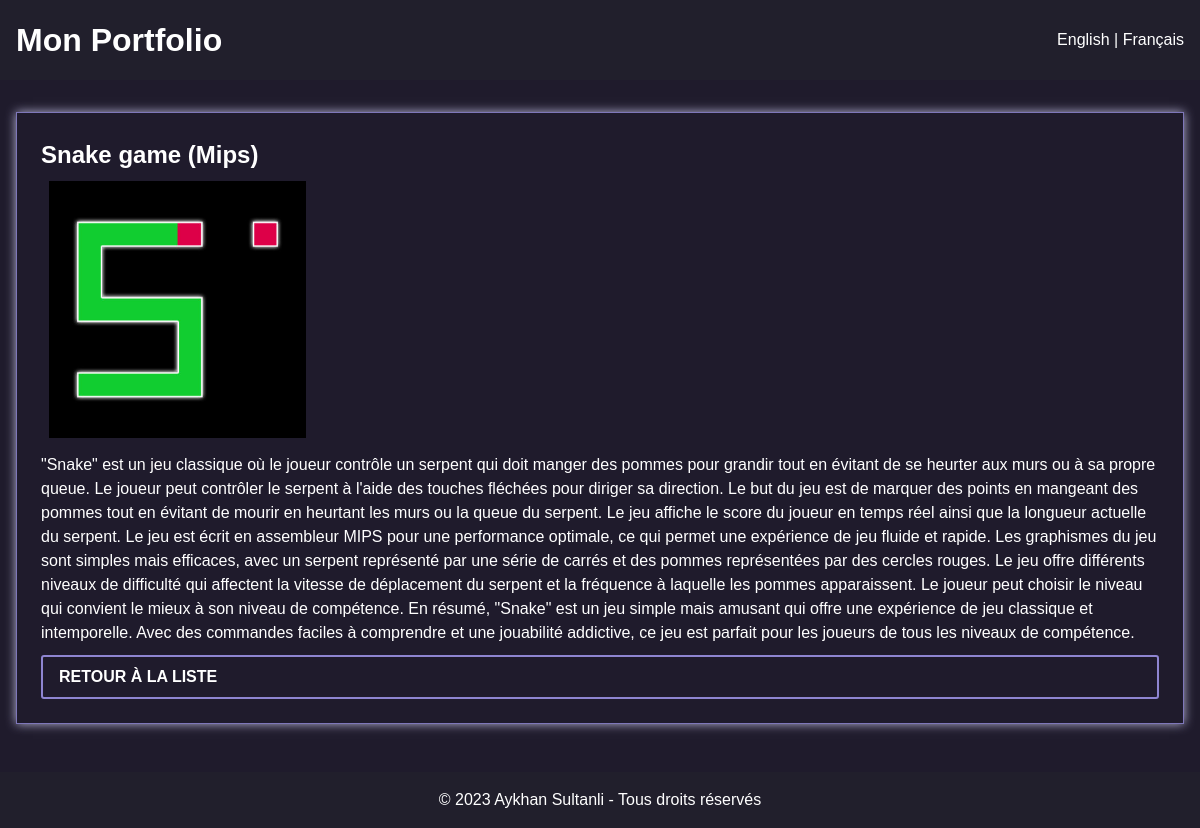
/project.php?id=1&lang=fr, run on the app's committed database.
### tables this page shows
CREATE TABLE `Projects` (
  `projectId` int NOT NULL,
  `Name` varchar(255) NOT NULL,
  `description_fr` text NOT NULL,
  `Photo` varchar(255) NOT NULL,
  `FullDescription` text,
  `description_en` text NOT NULL,
  `FullDescription_en` text NOT NULL
);

### lang/fr_version.php (called while the page is built)
<?php
return [
    'lang' => 'fr',
    'charset' => 'UTF-8',
    'viewport' => 'width=device-width, initial-scale=1.0',
    'title' => 'Mon Portefolio',
    'presentation' => 'Présentation',
    'welcome' => 'Bienvenue sur mon site! Je suis un développeur web passionné qui aime créer des sites web modernes et fonctionnels.',
    'projects' => 'Projets',
    'name' => 'Name',
    'description' => 'FullDescription',
    'learn_more' => 'En savoir plus',
    'contact' => 'Contact',
    'footer' => 'Aykhan Sultanli - Tous droits réservés',
    'header' => 'Mon Portfolio',
    'linkedin' => 'Profil LinkedIn',
    'back_to_list' => 'Retour à la liste',
    'name' => 'Name',
    'Email' => 'E-mail',
    'message' => 'Message',
    'send' => 'Envoyer',
];

### project.php (the view, shortened to what this page needs)
<?php
$host = 'localhost';
$dbname = 'Projects';
$username = 'root';
$password = 'sikiminbashi';
$id = isset($_GET['id']) ? $_GET['id'] : '';
$language = 'en';
if (isset($_GET['lang']) && $_GET['lang'] === 'fr') {
    $language = 'fr';
}
if ($language === 'fr') {
    $language_vars = include 'lang/fr_version.php';
} else {
    $language_vars = include 'lang/en_version.php';
}
try {
    $pdo = new PDO("mysql:host=$host;dbname=$dbname", $username, $password);
    $pdo->setAttribute(PDO::ATTR_ERRMODE, PDO::ERRMODE_EXCEPTION);
    $desc_col = $language === 'en' ? 'FullDescription_en' : 'FullDescription';
    $stmt = $pdo->prepare("SELECT *, $desc_col FROM Projects WHERE projectId = ?");
    $stmt->execute([$id]);
    $project = $stmt->fetch();
} catch (PDOException $e) {
    echo "Connection failed: " . $e->getMessage();
    die();
}
?>
<!DOCTYPE html>
<html lang="<?php echo $language_vars['lang']; ?>">
<head>
    <link rel="stylesheet" href="css/style-project.css">
</head>
<body>
<header>
    <h1><?php echo $language_vars['header']; ?></h1>
    <div id="lang-selection">
        <a href="?id=<?php echo $id; ?>&lang=en">English</a> | <a href="?id=<?php echo $id; ?>&lang=fr">Français</a>
    </div>
</header>
    <main>
        <section id="project-details">
            <div class="project">
                <h2><?php echo $project[$language_vars['name']]; ?></h2>
                <img src="<?php echo $project['Photo']; ?>" alt="<?php echo $project[$language_vars['name']]; ?>">
                <p><?php echo $project[$desc_col]; ?></p>
                <a href="index.php"><?php echo $language_vars['back_to_list']; ?></a>
            </div>
        </section>
    </main>
    <footer>
        <p>&copy; 2023 <?php echo $language_vars['footer']; ?></p>
    </footer>
</body>
</html>

### css/style-project.css (style rules this page uses)
* { box-sizing: border-box; margin: 0; padding: 0; }
body { font-family: sans-serif; line-height: 1.5; background-color: #1f1b2c; color: #fff; }
h1, h2, h3, h4, h5, h6 { font-weight: bold; }
a { color: #fff; text-decoration: none; }
header { background-color: #211f2c; color: #fff; padding: 1rem; display: flex; justify-content: space-between; align-items: center; }
main { max-width: 1200px; margin: 2rem auto; padding: 0 1rem; color: #fff; }
section { margin-bottom: 2rem; }
.project { border: 1px solid #7e77ba; padding: 1.5rem; margin-bottom: 3rem; box-shadow: 0px 0px 10px #b8b5d7; transition: transform 0.2s ease-in-out; }
.project img { max-width: 23%; height: auto; margin: 0.5rem; }
.project p { font-size: 16px; line-height: 1.5; margin: 0; }
.project a { display: block; margin-top: 10px; font-weight: bold; color: #fff; border: 2px solid #8e85d1; padding: 0.5rem 1rem; border-radius: 3px; text-transform: uppercase; transition: background-color 0.2s ease-in-out, color 0.2s ease-in-out; }
footer { background-color: #211f2c; color: #fff; text-align: center; padding: 1rem; }

### data on the page
projects: Name "Snake game (Mips)", Photo (picture), FullDescription "\"Snake\" est un jeu classique où le joueur contrôle un serpent qui doit manger des pommes pour grandir tout en évitant de se heurter aux murs ou à sa propre queue. Le joueur peut contrôler le serpent à l'aide des touches fléchées pour diriger sa direction. Le but du jeu est de marquer des points en mangeant des pommes tout en évitant de mourir en heurtant les murs ou la queue du serpent. Le jeu affiche le score du joueur en temps réel ainsi que la longueur actuelle du serpent. Le jeu est écrit en assembleur MIPS pour une performance optimale, ce qui permet une expérience de jeu fluide et rapide. Les graphismes du jeu sont simples mais efficaces, avec un serpent représenté par une série de…"

### other printed values
$language_vars['header'] "Mon Portfolio"
$language_vars['back_to_list'] "RETOUR À LA LISTE"
$language_vars['footer'] "Aykhan Sultanli - Tous droits réservés"
